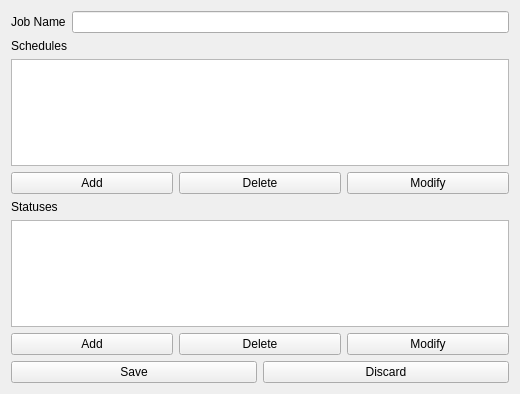
<?xml version="1.0" encoding="UTF-8"?>
<ui version="4.0">
 <class>TaskProperties</class>
 <widget class="QWidget" name="TaskProperties">
  <property name="geometry">
   <rect>
    <x>0</x>
    <y>0</y>
    <width>520</width>
    <height>394</height>
   </rect>
  </property>
  <property name="windowTitle">
   <string>Task Properties</string>
  </property>
  <layout class="QVBoxLayout" name="verticalLayout">
   <item>
    <layout class="QHBoxLayout" name="horizontalLayout">
     <item>
      <widget class="QLabel" name="nameLabel">
       <property name="text">
        <string>Job Name</string>
       </property>
      </widget>
     </item>
     <item>
      <widget class="QLineEdit" name="nameEntry"/>
     </item>
    </layout>
   </item>
   <item>
    <widget class="QLabel" name="label_2">
     <property name="text">
      <string>Schedules</string>
     </property>
    </widget>
   </item>
   <item>
    <widget class="QListView" name="schedLiset"/>
   </item>
   <item>
    <layout class="QHBoxLayout" name="horizontalLayout_2">
     <item>
      <widget class="QPushButton" name="schedAddButton">
       <property name="text">
        <string>Add</string>
       </property>
      </widget>
     </item>
     <item>
      <widget class="QPushButton" name="schedDelButton">
       <property name="text">
        <string>Delete</string>
       </property>
      </widget>
     </item>
     <item>
      <widget class="QPushButton" name="schedModButton">
       <property name="text">
        <string>Modify</string>
       </property>
      </widget>
     </item>
    </layout>
   </item>
   <item>
    <widget class="QLabel" name="label_3">
     <property name="text">
      <string>Statuses</string>
     </property>
    </widget>
   </item>
   <item>
    <widget class="QListView" name="statList"/>
   </item>
   <item>
    <layout class="QHBoxLayout" name="horizontalLayout_3">
     <item>
      <widget class="QPushButton" name="statAddButton">
       <property name="text">
        <string>Add</string>
       </property>
      </widget>
     </item>
     <item>
      <widget class="QPushButton" name="statDelButton">
       <property name="text">
        <string>Delete</string>
       </property>
      </widget>
     </item>
     <item>
      <widget class="QPushButton" name="statModButton">
       <property name="text">
        <string>Modify</string>
       </property>
      </widget>
     </item>
    </layout>
   </item>
   <item>
    <layout class="QHBoxLayout" name="horizontalLayout_4">
     <item>
      <widget class="QPushButton" name="saveButton">
       <property name="text">
        <string>Save</string>
       </property>
      </widget>
     </item>
     <item>
      <widget class="QPushButton" name="discardButton">
       <property name="text">
        <string>Discard</string>
       </property>
      </widget>
     </item>
    </layout>
   </item>
  </layout>
 </widget>
 <resources/>
 <connections/>
</ui>
